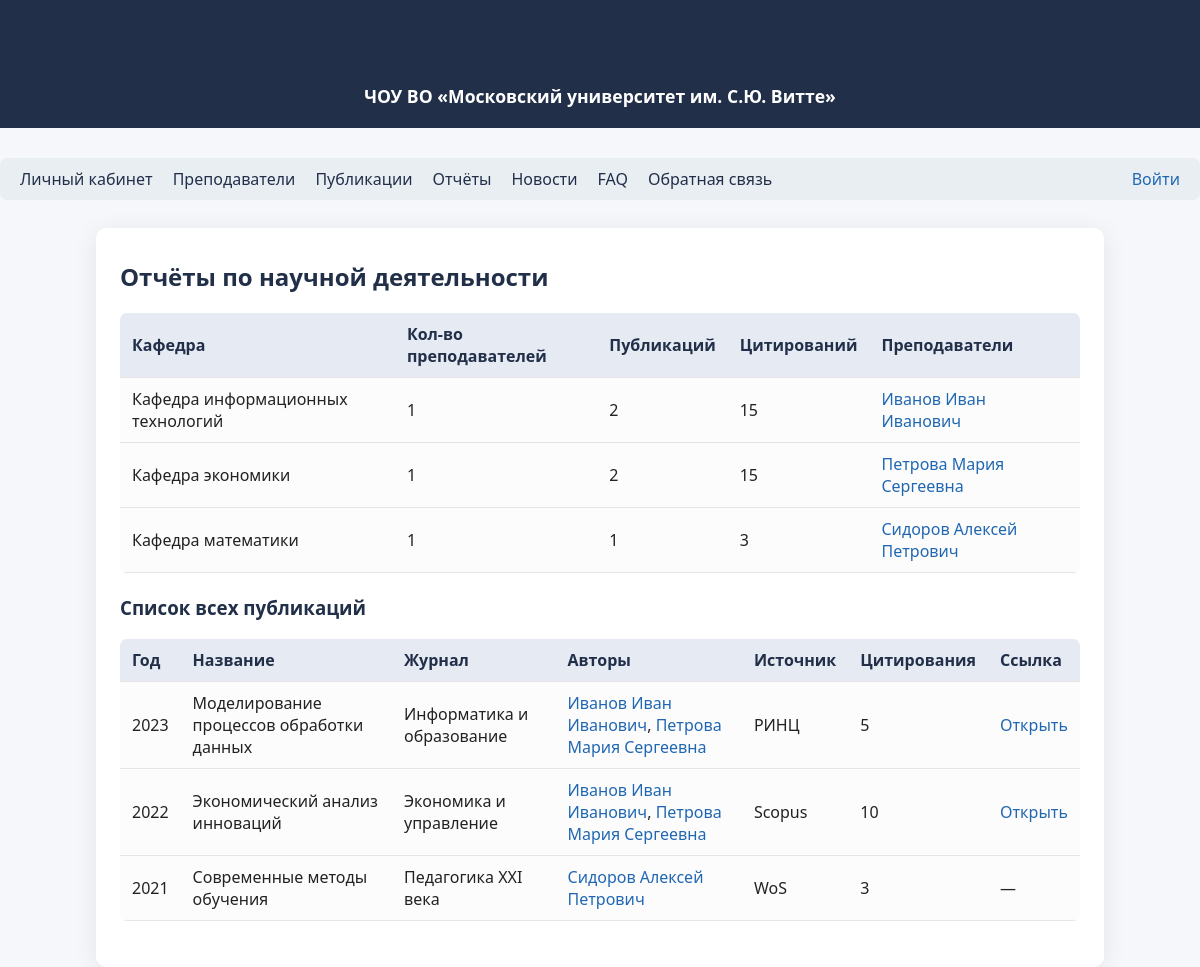
The page /reports on the database as committed earlier.
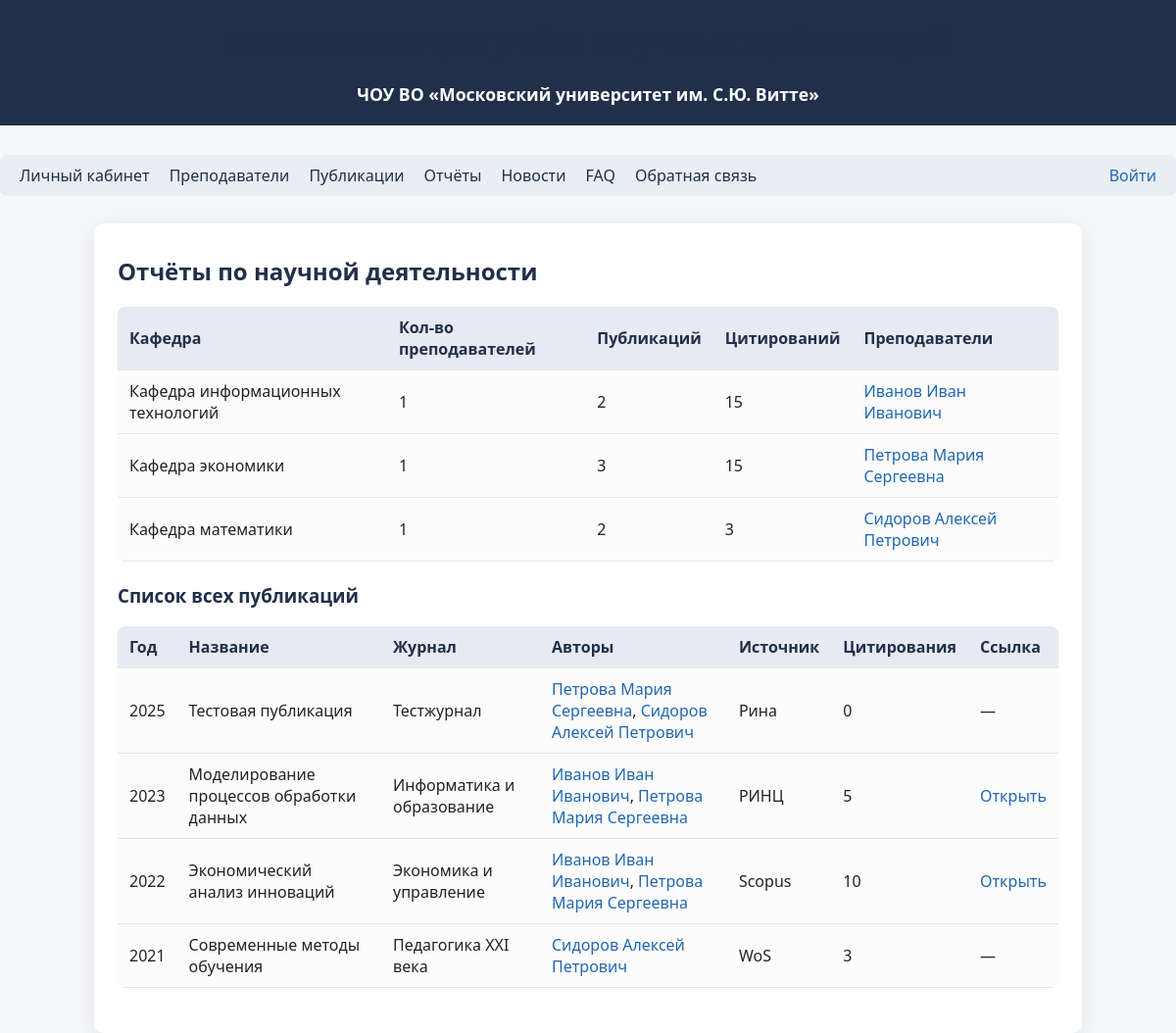
The same page on the database as committed later.
### tables this page shows
CREATE TABLE lecturers (
            id INTEGER PRIMARY KEY AUTOINCREMENT,
            fio TEXT,
            position TEXT,
            department TEXT,
            academic_degree TEXT,
            orcid TEXT,
            email TEXT
        );

CREATE TABLE publications (
            id INTEGER PRIMARY KEY AUTOINCREMENT,
            title TEXT,
            year INTEGER,
            journal TEXT,
            source TEXT,
            link TEXT,
            citations INTEGER,
            doi TEXT
        );

### app/routes.py (the view)
@bp.route('/reports')
def reports():
    lecturers = get_all_lecturers()
    pubs = get_all_publications()
    departments = {}
    for l in lecturers:
        dep = l['department']
        if dep not in departments:
            departments[dep] = {'lecturers': [], 'publications': 0, 'citations': 0}
        departments[dep]['lecturers'].append(l)
        pubs_by_l = get_publications_by_lecturer(l['id'])
        departments[dep]['publications'] += len(pubs_by_l)
        departments[dep]['citations'] += sum([int(p['citations']) for p in pubs_by_l if p['citations']])
    return render_template('reports.html', departments=departments, pubs=pubs)

### app/models.py (called while the page is built)
def get_db():
    db = getattr(g, '_database', None)
    if db is None:
        db = g._database = sqlite3.connect(DATABASE)
        db.row_factory = sqlite3.Row
    return db

def get_all_lecturers():
    db = get_db()
    return db.execute(
        "SELECT * FROM lecturers"
    ).fetchall()

def get_all_publications():
    db = get_db()
    pubs = db.execute(
        "SELECT * FROM publications ORDER BY year DESC"
    ).fetchall()
    return pubs

def get_publications_by_lecturer(lecturer_id):
    db = get_db()
    pubs = db.execute(
        "SELECT p.* FROM publications p "
        "JOIN lecturer_publications lp ON p.id = lp.publication_id "
        "WHERE lp.lecturer_id = ? ORDER BY p.year DESC",
        (lecturer_id,)
    ).fetchall()
    return pubs

### app/routes.py (called while the page is built)
@bp.before_app_request
def load_logged_in_user():
    user_id = session.get('user_id')
    g.user = get_user_by_id(user_id) if user_id else None

### app/templates/reports.html (shortened to what this page needs)
{% extends "base.html" %}
{% block content %}
<h2>Отчёты по научной деятельности</h2>
<table>
    <thead>
        <tr>
            <th>Кафедра</th>
            <th>Кол-во преподавателей</th>
            <th>Публикаций</th>
            <th>Цитирований</th>
            <th>Преподаватели</th>
        </tr>
    </thead>
    <tbody>
    {% for department, data in departments.items() %}
        <tr>
            <td>{{ department }}</td>
            <td>{{ data['lecturers']|length }}</td>
            <td>{{ data['publications'] }}</td>
            <td>{{ data['citations'] }}</td>
            <td>
                {% for l in data['lecturers'] %}
                    <a href="{{ url_for('main.lecturer_profile', lecturer_id=l['id']) }}">{{ l['fio'] }}</a>{% if not loop.last %}, {% endif %}
                {% endfor %}
            </td>
        </tr>
    {% endfor %}
    </tbody>
</table>
<h3>Список всех публикаций</h3>
<table>
    <thead>
        <tr>
            <th>Год</th>
            <th>Название</th>
            <th>Журнал</th>
            <th>Авторы</th>
            <th>Источник</th>
            <th>Цитирования</th>
            <th>Ссылка</th>
        </tr>
    </thead>
    <tbody>
    {% for pub in pubs %}
        <tr>
            <td>{{ pub['year'] }}</td>
            <td>{{ pub['title'] }}</td>
            <td>{{ pub['journal'] }}</td>
            <td>
                {% set authors = [] %}
                {% for lecturer in get_all_lecturers() %}
                    {% for lp in get_publications_by_lecturer(lecturer['id']) %}
                        {% if lp['id'] == pub['id'] %}
                            {% set _ = authors.append('<a href="' ~ url_for('main.lecturer_profile', lecturer_id=lecturer['id']) ~ '">' ~ lecturer['fio'] ~ '</a>') %}
                        {% endif %}
                    {% endfor %}
                {% endfor %}
                {{ authors|join(', ')|safe }}
            </td>
            <td>{{ pub['source'] }}</td>
            <td>{{ pub['citations']|default(0) }}</td>
            <td>
                {% if pub['link'] %}
                    <a href="{{ pub['link'] }}" target="_blank">Открыть</a>
                {% else %}
                    —
                {% endif %}
            </td>
        </tr>
    {% endfor %}
    </tbody>
</table>
{% endblock %}

### app/templates/base.html (shortened to what this page needs)
<!DOCTYPE html>
<html lang="ru">
<head>
    <link rel="stylesheet" href="{{ url_for('static', filename='css/style.css') }}">
</head>
<body>
    <div class="header">
        <h1>Автоматизация учёта научных публикаций</h1>
        <div style="font-size:1.1em;margin-top:5px;">
            <b>ЧОУ ВО «Московский университет им. С.Ю. Витте»</b>
        </div>
    </div>
    <nav>
        <a href="{{ url_for('main.profile') }}">Личный кабинет</a>
        <a href="{{ url_for('main.lecturers') }}">Преподаватели</a>
        <a href="{{ url_for('main.publications') }}">Публикации</a>
        <a href="{{ url_for('main.reports') }}">Отчёты</a>
        <a href="{{ url_for('main.news_list') }}">Новости</a>
        <a href="{{ url_for('main.faq') }}">FAQ</a>
        <a href="{{ url_for('main.feedback') }}">Обратная связь</a>
        {% if g.user %}
            <a href="{{ url_for('main.logout') }}" style="margin-left:auto;color:#b21f1f;">Выйти</a>
        {% else %}
            <a href="{{ url_for('main.login') }}" style="margin-left:auto;color:#2067b2;">Войти</a>
        {% endif %}
    </nav>
    <div class="container">
        {% block content %}{% endblock %}
    </div>
</body>
</html>

### app/static/css/style.css (style rules this page uses)
body { font-family: 'Segoe UI', Arial, sans-serif; background: #f5f7fa; margin: 0; padding: 0; color: #222; }
.header { background: #212f49; color: #fff; padding: 20px 0; text-align: center; margin-bottom: 30px; }
.container { max-width: 960px; margin: 0 auto; background: #fff; padding: 32px 24px 24px 24px; border-radius: 10px; box-shadow: 0 4px 24px 0 rgba(0,0,0,0.08); }
h1, h2, h3 { color: #212f49; margin-top: 0; }
a { color: #2067b2; text-decoration: none; }
nav { margin-bottom: 28px; background: #e9eef3; padding: 10px 20px; border-radius: 7px; display: flex; gap: 20px; justify-content: center; }
nav a { color: #212f49; font-weight: 500; }
table { border-collapse: collapse; width: 100%; margin-bottom: 22px; background: #fcfcfc; border-radius: 7px; overflow: hidden; }
th, td { padding: 10px 12px; text-align: left; border-bottom: 1px solid #e5e5e5; }
th { background: #e6eaf2; color: #212f49; font-weight: 600; }

Rows that differ between the two databases and show on the page:
computed for lecturers "Кафедра экономики": publications "2" → "3"
computed for lecturers "Кафедра математики": publications "1" → "2"
added publications: year "2025", title "Тестовая публикация", journal "Тестжурнал", authors "Петрова Мария Сергеевна , Сидоров Алексей Петрович", source "Рина", citations "0"
